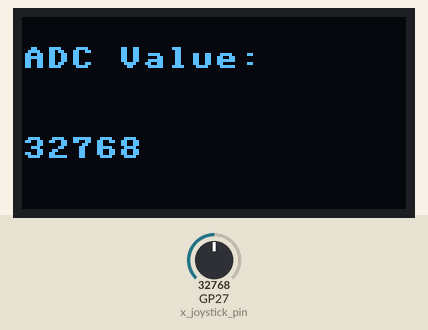
A program run on a simulated Raspberry Pi Pico running MicroPython. Shown: 128×64 one-colour display. The test bench sets the inputs (shaded band); at power-on: GP27 (x_joystick_pin) = 32768 (analog values on the 0–65535 scale). Library files of the repository ran but are not shown: ssd1306.py.

Above: at 1.2 s.
1.3 s: GP27 (x_joystick_pin) set to 45874
At 1.8 s:
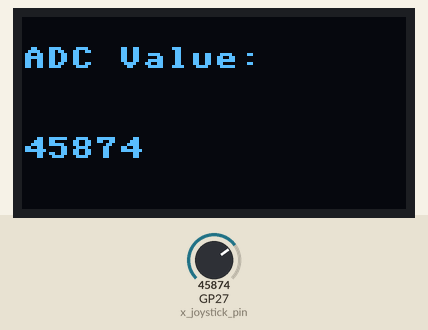
2.9 s: GP27 (x_joystick_pin) set to 57670
At 3.8 s:
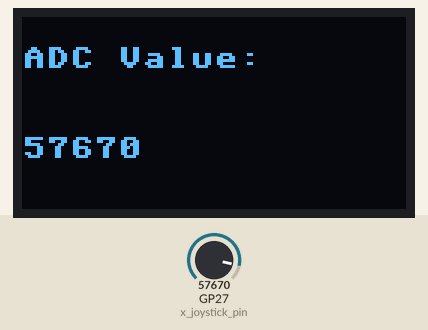
4.5 s: GP27 (x_joystick_pin) set to 65535
At 5.9 s:
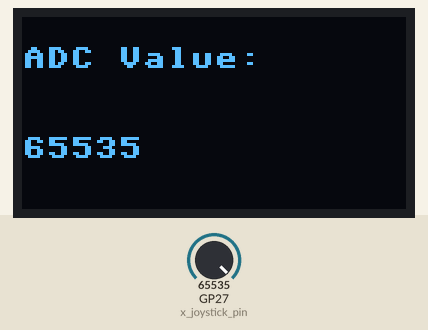
Timing chart, 0 to 7.5 s (numbered marks = the images above; inputs shaded):
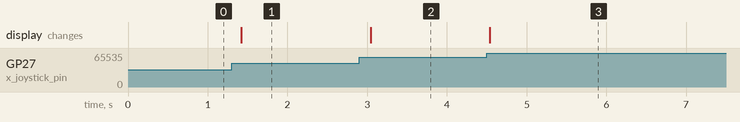

The program:

classOledThree.py
```python
from machine import Pin, I2C, ADC
from ssd1306 import SSD1306_I2C
from time import sleep

# OLED object
display_width = 128 # pixel x values = 0 to 127
display_height = 64 # pixel y values = 0 to 63
i2c = I2C(0, sda=Pin(0), scl=Pin(1), freq=400000) # TX pin is Pin 0, RX pin is Pin 1
display = SSD1306_I2C(display_width, display_height, i2c)

# Joystick pins
x_joystick_pin = ADC(27)

while True:
    # Read joystic x-axis value (0 - 65535)
    x_joystick_value = x_joystick_pin.read_u16()

    # Clear display and write value
    display.fill(0) # clears display
    display.text("ADC Value:", 0, 10) # display text starting at x=0, y=10
    display.text(str(x_joystick_value), 0, 40) # convert value to string and display it starting at x=0
    display.show()

    sleep(0.1)
```

Measured:
- after the input at 1.3 s, the display: changes after 0.12 s (image 1)
- after the input at 2.9 s, the display: changes after 0.14 s (image 2)
- after the input at 4.5 s, the display: changes at once (image 3)
